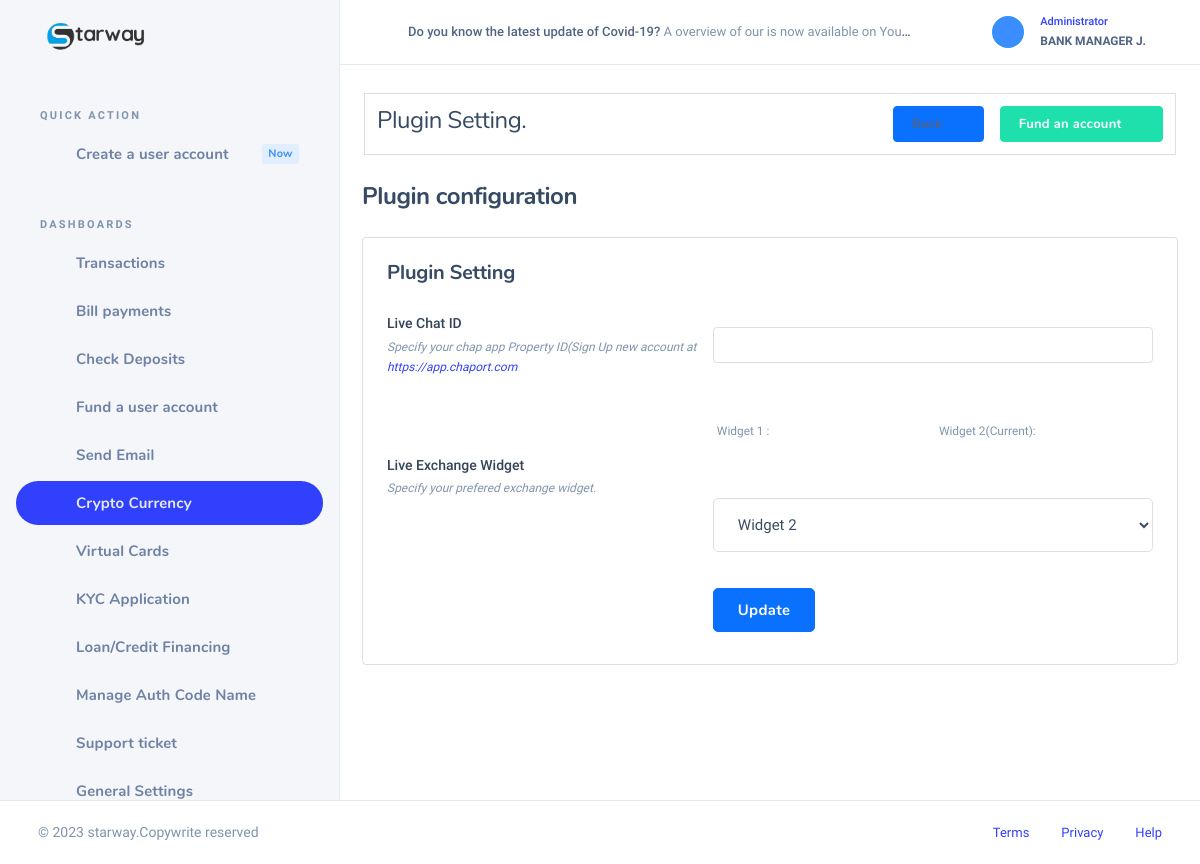
The page /myaccount/admin/plugins.php (signed in) on the database its author committed.
### tables this page shows
CREATE TABLE `setting` (
  `id` int(11) NOT NULL,
  `name` varchar(150) NOT NULL,
  `logo` varchar(150) NOT NULL,
  `address` varchar(150) NOT NULL,
  `email` varchar(150) NOT NULL,
  `phone` varchar(150) NOT NULL,
  `favicon` varchar(150) NOT NULL,
  `tagline` varchar(150) NOT NULL,
  `register` varchar(150) NOT NULL,
  `darklogo` varchar(150) NOT NULL,
  `description` varchar(700) NOT NULL DEFAULT 'This Credit Union is federally-insured by the National Credit Union Administration. We do business in accordance with the Fair Housing Law and Equal opportunity Credit Act.',
  `seo` varchar(150) NOT NULL,
  `footerlogo` varchar(150) NOT NULL DEFAULT 'footlogo.png',
  `securityalert` varchar(150) NOT NULL,
  `stockrate` varchar(5505) NOT NULL DEFAULT '<script type="text/javascript" src="https://s3.tradingview.com/external-embedding/embed-widget-ticker-tape.js" async="">                                                                         {                                                                             "symbols"                                                                         :                                                                             [                                                                                 {                                                                                     "title": "S&P 500",                                                                                     "proName": "OANDA:SPX500USD"                                                                                 },                                                                                 {                                                                                     "title": "Nasdaq 100",                                                                                     "proName": "OANDA:NAS100USD"                                                                                 },                                                                                 {                                                                                     "title": "EUR/USD",                                                                                     "proName": "FX_IDC:EURUSD"                                                                                 },                                                                                 {                                                                                     "title": "BTC/USD",                                                                                     "proName": "BITSTAMP:BTCUSD"                                                                                 },                                                                                 {                                                                                     "title": "ETH/USD",                                                                                     "proName": "BITSTAMP:ETHUSD"                                                                                 },                                                                                 {                                                                                     "description": "AAPL",                                                                                     "proName": "NASDAQ:AAPL"                                                                                 },                                                                                 {                                                                                     "description": "MICROSOFT",                                                                                     "proName": "NASDAQ:MSFT"                                                                                 }                                                                             ],                                                                                 "colorTheme"                                                                         :                                                                             "dark",                                                                                 "isTransparent"                                                                         :                                                                             false,                                                                                 "displayMode"                                                                         :                                                                             "compact",                                                                                 "locale"                                                                         :                                                                             "en"                                                                         }                                                                     </script>',
  `stockrate2` varchar(1000) NOT NULL DEFAULT '    <iframe             src="//www.exchangerates.org.uk/widget/ER-LRTICKER.php?w=1400&amp;s=1&amp;mc=GBP&amp;mbg=F0F0F0&amp;bs=yes&amp;bc=000044&amp;f=verdana&amp;fs=10px&amp;fc=000044&amp;lc=000044&amp;lhc=FE9A00&amp;vc=FE9A00&amp;vcu=008000&amp;vcd=FF0000&amp;"             width="1400" height="30" frameborder="0" scrolling="no" marginwidth="0" marginheight="0"></iframe>',
  `stock` int(11) NOT NULL DEFAULT 1,
  `money` varchar(50) NOT NULL DEFAULT 'USD',
  `country` varchar(50) NOT NULL DEFAULT 'United States',
  `visa_picture` varchar(150) NOT NULL,
  `tawk` varchar(500) NOT NULL,
  `shortname` varchar(150) NOT NULL DEFAULT 'Rednerbank',
  `blocked_msg` varchar(500) NOT NULL DEFAULT 'Dear Customer, we have discovered suspicious activities on your account. An unauthorized IP address attempted to carry out a transaction on your account. Consequently, your account has been flagged by our risk assessment department. kindly visit our nearest branch with your identification card and utility bill to confirm your identity before it can be reactivated. For more information, kindly contact our online customer care representatives.',
  `crypto` int(11) NOT NULL DEFAULT 1,
  `blocked_title` varchar(150) NOT NULL DEFAULT 'Account Suspended',
  `imfmsg` varchar(1000) NOT NULL DEFAULT 'You need to provide your IMF code before you can continue with this transaction.<br>                                                 You visit any of our nearest branch or contact our online customer care representative, they will help you with the appropriate IMF code for this transaction.',
  `cotmsg` varchar(1000) NOT NULL DEFAULT 'You need to provide your COT code before you can continue with this transaction. You can visit any of our nearest branch or contact our online customer care representative, they will help you with the appropriate COT code for this transaction.',
  `icmsg` text DEFAULT NULL,
  `tinmsg` text DEFAULT NULL,
  `tacmsg` text DEFAULT NULL,
  `charges` varchar(11) NOT NULL DEFAULT '0.3',
  `wiremsg` varchar(500) NOT NULL,
  `localmsg` varchar(500) NOT NULL,
  `cot_imf_counter` int(11) NOT NULL DEFAULT 5,
  `cot_error` varchar(500) NOT NULL DEFAULT 'Your account have been temporarily suspended for providing the wrong COT code, We are always committed to safe guarding your funds and therefore this is the right decision we can take for now. For more information, kindly contact our live customer care representatives.',
  `imf_error` varchar(500) NOT NULL DEFAULT 'Your account have been temporarily suspended for providing the wrong IMF code, We are always committed to safe guarding your funds and therefore this is the right decision we can take for now. For more information, kindly contact our live customer care representatives.',
  `enable_cot_imf` varchar(20) NOT NULL DEFAULT 'Yes',
  `rest_msg` varchar(1000) NOT NULL DEFAULT 'Your  account was temporary restricted from carrying out transaction via our online banking channel, Kindly visit any of our nearest branch to resolve this issue. For more information, kindly contact our online customer care representative.',
  `userstac` varchar(50) NOT NULL DEFAULT '1999',
  `usersic` varchar(50) NOT NULL DEFAULT '1999',
  `userstin` varchar(50) NOT NULL DEFAULT '1999',
  `enable_tin_ic_tac` varchar(20) NOT NULL DEFAULT 'Yes',
  `enable_tac` varchar(20) NOT NULL DEFAULT 'Yes',
  `enable_ic` varchar(20) NOT NULL DEFAULT 'Yes',
  `enable_tin` varchar(20) NOT NULL DEFAULT 'Yes',
  `former` varchar(150) NOT NULL DEFAULT 'Yes',
  `bots` int(10) NOT NULL DEFAULT 1,
  `site_url` varchar(50) NOT NULL,
  `kyc` int(11) NOT NULL DEFAULT 1,
  `loan` int(11) NOT NULL DEFAULT 1,
  `visual_card` int(11) NOT NULL DEFAULT 1,
  `theme` varchar(80) NOT NULL DEFAULT 'light'
);

CREATE TABLE `users` (
  `id` int(11) NOT NULL,
  `username` varchar(150) DEFAULT NULL,
  `password` varchar(150) DEFAULT NULL,
  `email` varchar(150) DEFAULT NULL,
  `phone` varchar(150) DEFAULT NULL,
  `firstname` varchar(150) DEFAULT NULL,
  `middlename` varchar(150) DEFAULT NULL,
  `lastname` varchar(150) DEFAULT NULL,
  `dob` varchar(150) DEFAULT NULL,
  `gender` varchar(50) DEFAULT NULL,
  `passport` varchar(150) DEFAULT NULL,
  `address` varchar(150) DEFAULT NULL,
  `state` varchar(150) DEFAULT NULL,
  `city` varchar(150) DEFAULT NULL,
  `country` varchar(150) DEFAULT NULL,
  `accountnumber` varchar(150) DEFAULT NULL,
  `accountbalance` double NOT NULL,
  `accounttype` varchar(150) DEFAULT NULL,
  `securityquestion` varchar(150) DEFAULT NULL,
  `answer` varchar(150) DEFAULT NULL,
  `ssn` int(150) DEFAULT NULL,
  `maidensname` varchar(150) DEFAULT NULL,
  `status` varchar(150) DEFAULT NULL,
  `datecreated` varchar(150) DEFAULT NULL,
  `approve` int(11) NOT NULL DEFAULT 0,
  `title` varchar(50) DEFAULT NULL,
  `dayOFBirth` varchar(50) DEFAULT NULL,
  `monthOfBirth` varchar(50) DEFAULT NULL,
  `yearOfBirth` varchar(50) DEFAULT NULL,
  `zipcode` varchar(50) DEFAULT NULL,
  `occupation` varchar(50) DEFAULT NULL,
  `income` varchar(50) DEFAULT NULL,
  `nextOfKIn` varchar(50) DEFAULT NULL,
  `secretCode` varchar(50) DEFAULT NULL,
  `nickname` varchar(50) DEFAULT NULL,
  `tfa` varchar(20) DEFAULT NULL,
  `usercurrency` varchar(50) NOT NULL DEFAULT 'USD',
  `next_address` varchar(150) DEFAULT NULL,
  `next_relationship` varchar(150) DEFAULT NULL,
  `next_age` varchar(150) DEFAULT NULL,
  `securityquestion2` varchar(150) DEFAULT NULL,
  `answer2` varchar(150) DEFAULT NULL,
  `email_verify` int(20) NOT NULL DEFAULT 0,
  `email_code` varchar(200) DEFAULT NULL,
  `cot` varchar(50) NOT NULL DEFAULT '00',
  `imf` varchar(50) NOT NULL DEFAULT '00',
  `daily_limit` varchar(120) NOT NULL DEFAULT '5000',
  `blocktransfer` int(11) NOT NULL DEFAULT 1,
  `allowtransfer` int(11) NOT NULL DEFAULT 1,
  `theme` varchar(80) NOT NULL DEFAULT 'dark'
);

### myaccount/admin/plugins.php (the view, shortened to what the rows shown need)
<?php include("header.php"); ?>
<div class="nk-content">
                  <div class="nk-block nk-block-lg">
                                   <div class="card card-bordered">
                                       <div class="card-inner">
                                           <form action="#" class="gy-3">
                                                 <div class="row g-3 align-center">
                                                   <div class="col-lg-7">
                                                       <div class="form-group">
                                                           <div class="form-control-wrap">
                                                               <select type="text" class="form-control form-control-xl" id="stockrate" value="" name="stockrate">
                                                                   <?php if($stockrate == $rate1){
                                                                       echo "<option value='1' selected>Widget 1</option>";
                                                                   }else{
                                                                    echo "<option value='2' selected>Widget 2</option>";
                                                                   } ?>
                                                               </select>
                                                           </div>
                                                       </div>
                                                   </div>
                                               </div>
                                           </form>
                                       </div>
                                   </div>
                               </div>
                           </div>
                       </div>
                   </div>
<?php include("footer.php") ?>

### myaccount/admin/header.php (shortened to what the rows shown need)
<?php
include("../scripts/functions.php");
?>
<!DOCTYPE html>
<html lang="zxx" class="js">
 <head>
    <link rel="stylesheet" href="../scss/sweetalert.css">
    <link rel="stylesheet" href="../assets/css/dashlite.css?ver=2.4.0">
    <link id="skin-default" rel="stylesheet" href="../assets/css/theme.css?ver=2.4.0">
     <link rel="stylesheet" type="text/css" href="../assets/css/libs/fontawesome-icons.css">
     <link href="../css/toastr.css" rel="stylesheet"/>
      <link rel="stylesheet" href="https://www.jqueryscript.net/demo/jQuery-International-Telephone-Input-With-Flags-Dial-Codes/build/css/intlTelInput.css">
   </head>
<body class="nk-body bg-white has-sidebar <?php if($theme_mode == "dark"){
  echo "dark-mode";
}
?>">
    <div class="nk-app-root">
        <div class="nk-main ">
            <div class="nk-sidebar nk-sidebar-fixed " data-content="sidebarMenu">
                <div class="nk-sidebar-element nk-sidebar-head">
                    <div class="nk-sidebar-brand">
                        <a href="account_manager" class="logo-link nk-sidebar-logo">
                            <img class="logo-dark logo-img" src="../<?php echo$logo ?>" srcset="../<?php echo$logo ?> 2x" alt="logo-dark">
                        </a>
                    </div>
                </div>
            </div>
            <div class="nk-wrap ">
                <div class="nk-header nk-header-fixed is-light">
                    <div class="container-fluid">
                        <div class="nk-header-wrap">
                            <div class="nk-header-tools">
                                <ul class="nk-quick-nav">
                                    <li class="dropdown user-dropdown">
                                        <a href="#" class="dropdown-toggle" data-toggle="dropdown">
                                            <div class="user-toggle">
                                                <div class="user-info d-none d-md-block">
                                                    <div class="user-status">Administrator</div>
                                                    <div class="user-name dropdown-indicator"><?php echo "$adfirstname $admiddlename $adlastname"; ?></div>
                                                </div>
                                            </div>
                                        </a>
                                    </li>
                                </ul>
                            </div>
                        </div>
                    </div>
                </div>

### myaccount/admin/footer.php (shortened to what the rows shown need)
<div class="nk-footer nk-footer-fluid">
                    <div class="container-fluid">
                        <div class="nk-footer-wrap">
                            <div class="nk-footer-copyright"> &copy; <?php echo date("Y"); ?> <?php echo $sitename ?>.<a href="#">Copywrite reserved</a>
                            </div>
                            <div class="nk-footer-links">
                                <ul class="nav nav-sm">
                                </ul>
                            </div>
                        </div>
                    </div>
                </div>
            </div>
</body>
</html>

### rows shown on the page
setting: logo (picture), stockrate "Widget 2", name "starway"
users: firstname "BANK", middlename "MANAGER", lastname "J."
